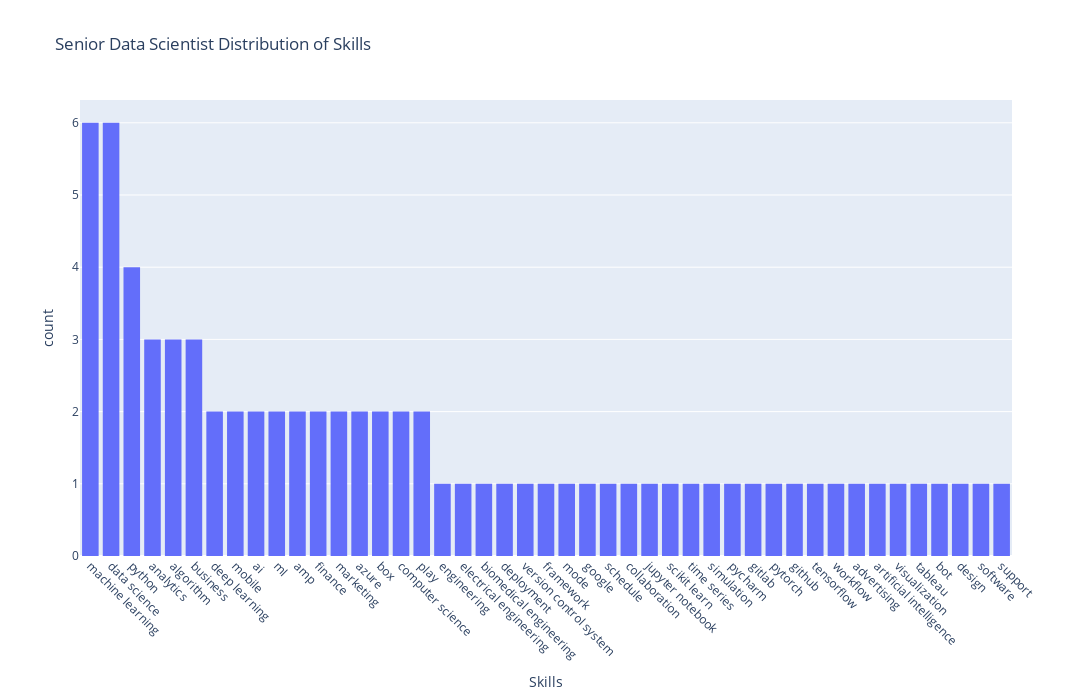

The notebook cell saved with this chart:
### Code cell
Total_skills = []
if Job_Category != "ALL":
    fltr = data[data["title"] == Job_Category]["skills"]
    for x in fltr:
        for i in x:
            Total_skills.append(i)
else:
    fltr = data["skills"]
    for x in fltr:
        for i in x:
            Total_skills.append(i)

fig = px.histogram(
    x=Total_skills,
    labels={"x": "Skills"},
    title=f"{Job_Category} Distribution of Skills",
).update_xaxes(categoryorder="total descending")
fig.update_layout(
    autosize=False,
    width=20*100,
    height=10*70,
    xaxis_tickangle=45
)
fig.show()

### Figure 1 — Plotly figure (JSON) as saved in the notebook; plotly's stock layout.template omitted (floating-point values rounded to 4 significant figures)
{"data": [{"alignmentgroup": "True", "bingroup": "x", "hovertemplate": "Skills=%{x}<br>count=%{y}<extra></extra>", "legendgroup": "", "marker": {"color": "#636efa", "pattern": {"shape": ""}}, "name": "", "offsetgroup": "", "orientation": "v", "showlegend": false, "type": "histogram", "x": ["engineering", "electrical engineering", "biomedical engineering", "deep learning", "deployment", "version control system", "framework", "mode", "google", "mobile", "schedule", "machine learning", "ai", "data science", "collaboration", "ml", "ai", "jupyter notebook", "scikit learn", "amp", "time series", "analytics", "simulation", "pycharm", "gitlab", "pytorch", "github", "algorithm", "business", "deep learning", "tensorflow", "workflow", "machine learning", "python", "finance", "data science", "marketing", "advertising", "amp", "azure", "algorithm", "machine learning", "data science", "python", "finance", "box", "marketing", "box", "azure", "algorithm", "machine learning", "python", "analytics", "data science", "computer science", "business", "artificial intelligence", "visualization", "tableau", "mobile", "play", "bot", "design", "machine learning", "python", "software", "data science", "analytics", "ml", "computer science", "business", "support", "play", "machine learning", "data science"], "xaxis": "x", "yaxis": "y"}], "layout": {"autosize": false, "barmode": "relative", "height": 700, "legend": {"tracegroupgap": 0}, "title": {"text": "Senior Data Scientist Distribution of Skills"}, "width": 2000, "xaxis": {"anchor": "y", "categoryorder": "total descending", "domain": [0, 1], "tickangle": 45, "title": {"text": "Skills"}}, "yaxis": {"anchor": "x", "domain": [0, 1], "title": {"text": "count"}}}}
